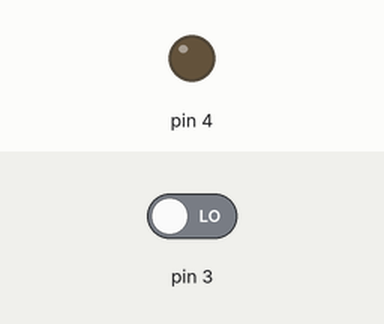
Bench run of a sketch on a simulated Arduino Uno, built with avr-gcc and run on an emulated ATmega328P. Parts: output pins drawn as LEDs (lit = HIGH). Inputs (shaded band) come from the test bench; at power-on: pin 3 LOW.

Above: at 1.2 s.
1.3 s: pin 3 driven HIGH
At 1.7 s:
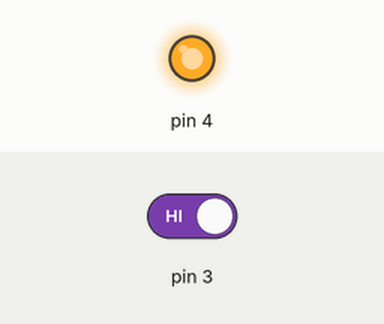
2.8 s: pin 3 driven LOW
At 4.0 s:
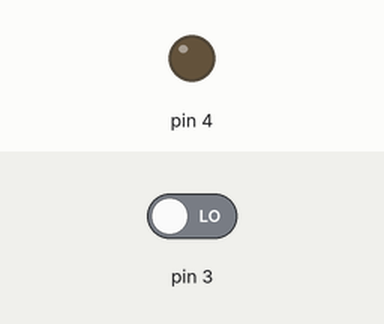
Timing chart, 0 to 5.8 s (numbered marks = the images above; inputs shaded):
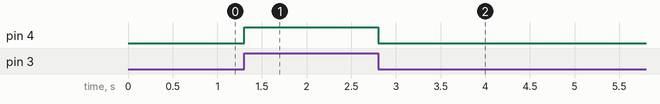

Measured:
- after the input at 1.3 s, pin 4: LOW → HIGH at once
- after the input at 2.8 s, pin 4: HIGH → LOW at once

The sketch:

buzzer.ino
```cpp
// ts > js
void setup()
{
  pinMode(3, INPUT);
  pinMode(4, OUTPUT);
}

void loop()
{
  if(digitalRead(3) == 1){
  	digitalWrite(4,1);
  }
  else{
  	digitalWrite(4,0);
  }
}
```
